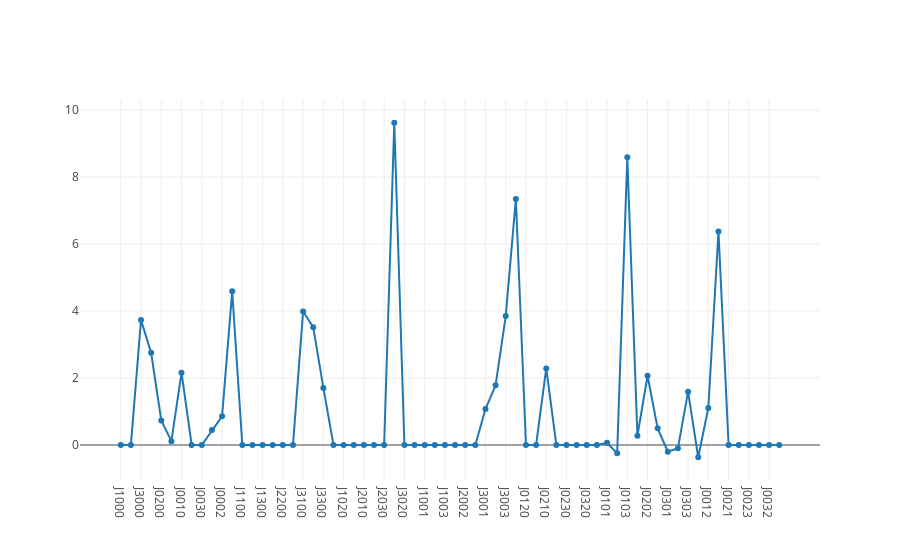

This figure's notebook cell:
### Markdown cell above
## Plot parameters

### Code cell
NetsDataFolder('../data/new_nets/').filter('halfadder_3q+1a_all_f999999').plot_parameters()
